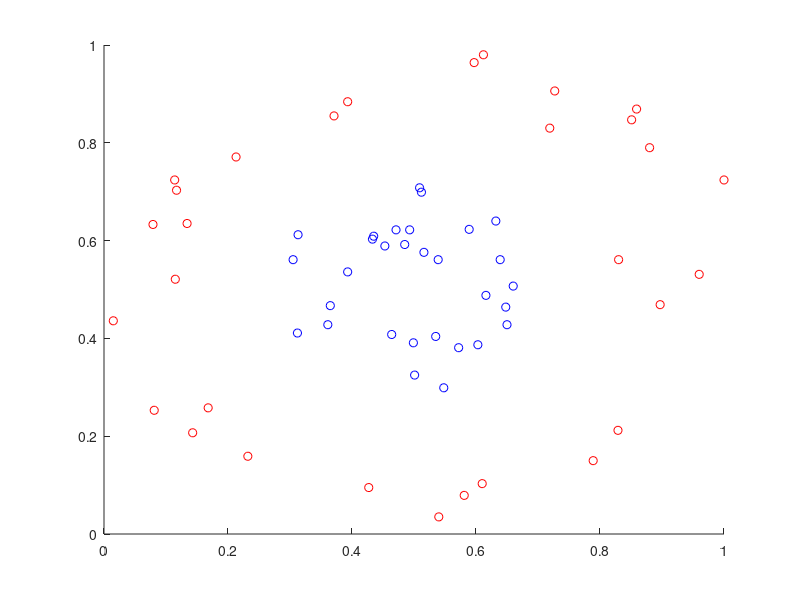

The MATLAB source for this figure: (Note: this script raises an error after producing the figure.)
clear all
load cl_train_2.csv
load cl_test_2.csv

cl_test = cl_test_2;
cl_train = cl_train_2;

x1_test = cl_test(:,1);
x2_test = cl_test(:,2);
y_test = cl_test(:,3);


x1_train = cl_train(:,1);
x2_train = cl_train(:,2);

y_train = cl_train(:,3);
w = zeros(1,size(cl_train,2)+2)';

iterations = 1000;
alpha = 0.1; %learning rate

for k = 1:iterations
    sum = [0;0;0;0;0];
    for i = 1:length(y_train)
        x_curr = [1 cl_train(i,1:2)]';
        y_curr = y_train(i);
        z=w(1)*x_curr(1) + w(2)*x_curr(2) + w(3)*x_curr(3) + w(4)*x_curr(2).^2 + w(5)*x_curr(3).^2;
        der_CE = sigmf(z,[1 0])-y_curr ;
        der_h = [x_curr(1);x_curr(2);x_curr(3);x_curr(2).^2;x_curr(3).^2];
        sum = sum + der_CE*der_h;   
    end
    w = w-alpha*sum;
end

%% plot 
f = @(x,y) w(1)+w(2)*x + w(3)*y + w(4)*x.^2 + w(5)*y.^2;

% Training set

figure(1)
hold on
for j = 1:length(y_train)
    if y_train(j) == 1
        plot(x1_train(j), x2_train(j), 'ob')
    else
        plot(x1_train(j), x2_train(j), 'or')
    end
end
fimplicit(f);
title('Logisitc regression 2 - training set')
hold off

figure (2)
hold on

% Test set
for j = 1:length(y_test)
    if y_test(j) == 1
        plot(x1_test(j), x2_test(j), 'ob')
    else
        plot(x1_test(j), x2_test(j), 'or')
    end
end
fimplicit(f);
title('Logisitc regression 2 - test set')
hold off
